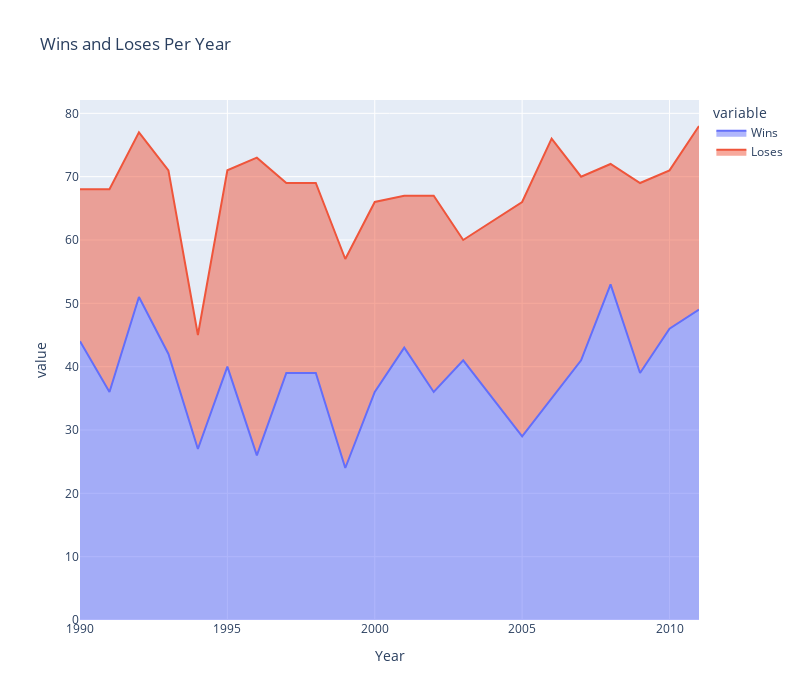

The notebook cell saved with this chart:
### Code cell
px.area(
    one_team_df.sort_values("Year"),
    x='Year',
    y=["Wins", "Loses"],
    title='Wins and Loses Per Year',
    width=800,
    height=700
)

### Figure 1 — Plotly figure (JSON) as saved in the notebook; plotly's stock layout.template omitted (floating-point values rounded to 4 significant figures)
{"data": [{"fillpattern": {"shape": ""}, "hovertemplate": "variable=Wins<br>Year=%{x}<br>value=%{y}<extra></extra>", "legendgroup": "Wins", "line": {"color": "#636efa"}, "marker": {"symbol": "circle"}, "mode": "lines", "name": "Wins", "orientation": "v", "showlegend": true, "stackgroup": "1", "x": [1990, 1991, 1992, 1993, 1994, 1995, 1996, 1997, 1998, 1999, 2000, 2001, 2002, 2003, 2005, 2006, 2007, 2008, 2009, 2010, 2011], "xaxis": "x", "y": [44, 36, 51, 42, 27, 40, 26, 39, 39, 24, 36, 43, 36, 41, 29, 35, 41, 53, 39, 46, 49], "yaxis": "y", "type": "scatter"}, {"fillpattern": {"shape": ""}, "hovertemplate": "variable=Loses<br>Year=%{x}<br>value=%{y}<extra></extra>", "legendgroup": "Loses", "line": {"color": "#EF553B"}, "marker": {"symbol": "circle"}, "mode": "lines", "name": "Loses", "orientation": "v", "showlegend": true, "stackgroup": "1", "x": [1990, 1991, 1992, 1993, 1994, 1995, 1996, 1997, 1998, 1999, 2000, 2001, 2002, 2003, 2005, 2006, 2007, 2008, 2009, 2010, 2011], "xaxis": "x", "y": [24, 32, 26, 29, 18, 31, 47, 30, 30, 33, 30, 24, 31, 19, 37, 41, 29, 19, 30, 25, 29], "yaxis": "y", "type": "scatter"}], "layout": {"xaxis": {"anchor": "y", "domain": [0.0, 1.0], "title": {"text": "Year"}}, "yaxis": {"anchor": "x", "domain": [0.0, 1.0], "title": {"text": "value"}}, "legend": {"title": {"text": "variable"}, "tracegroupgap": 0}, "title": {"text": "Wins and Loses Per Year"}, "height": 700, "width": 800}}
